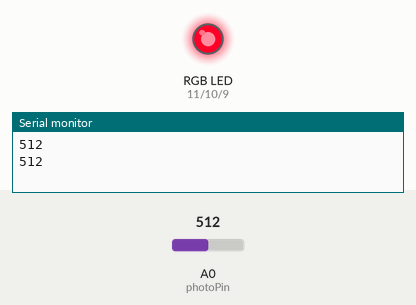
Simulated run of this sketch. Board: Arduino Uno, built with avr-gcc and run on an emulated ATmega328P. On the bench: an RGB LED mixed from three pins (HIGH = lit), the last lines printed to the serial monitor. The inputs (shaded band) are chosen by the test bench; at power-on: A0 (photoPin) = 512.

Above: at 11.25 s.
11.3 s: A0 (photoPin) set to 121
At 15.6 s:
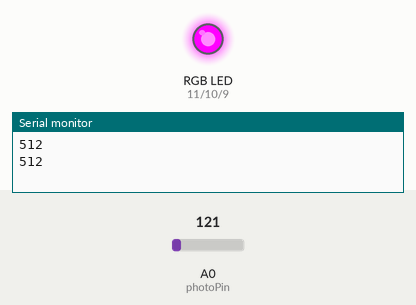
22.0 s: A0 (photoPin) set to 106
At 22.15 s:
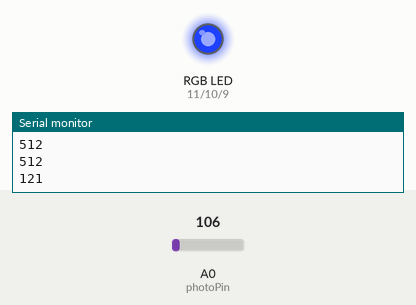
32.4 s: A0 (photoPin) set to 122
42.8 s: A0 (photoPin) set to 0
At 51.3 s:
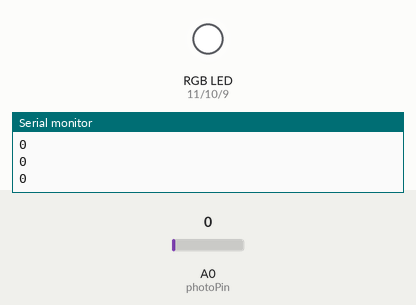
Timing chart, 0 to 52.8 s (numbered marks = the images above; inputs shaded):
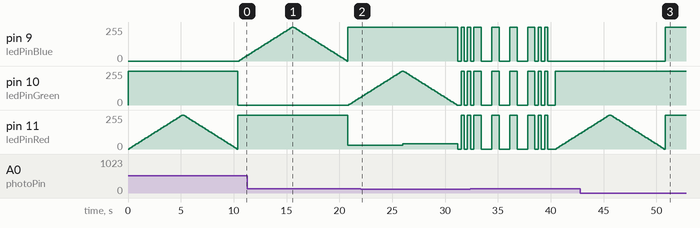

The sketch:

TY_cuteTrick.ino
```cpp
const int ledPinRed = 11;
const int ledPinGreen = 10;
const int ledPinBlue = 9;
const int photoPin = A0;
int photoState;

//range threshold
const int highRange = 110;
const int midRange = 75;
const int lowRange = 40;

//3 modes of gradient counting
int ledMode = 0;


void setup() {
  Serial.begin(9600);
  pinMode(ledPinRed, OUTPUT);
  pinMode(ledPinGreen, OUTPUT);
  pinMode(ledPinBlue, OUTPUT);
}

void loop() {

  photoState = analogRead(photoPin);
  Serial.println(photoState);

  if (photoState > highRange){
    //3 modes of gradient fading
    ledMode ++;
    if(ledMode < 4){
      setMode(ledMode);
    }
    if (ledMode > 3){
      ledMode = 0;
    }
  }  else if (photoState > midRange && photoState <= highRange){
    //SOS signal blink
    sos();
  } else if (photoState >= lowRange && photoState <= midRange){
    //disco ball
    rainbow();
  } else{
    //dark
       analogWrite(ledPinRed, 255);
       analogWrite(ledPinBlue, 255);
       analogWrite(ledPinGreen, 255);
  }
}


void sos (){
  //s
        analogWrite(ledPinRed, 0);
        analogWrite(ledPinBlue, 0);
        analogWrite(ledPinGreen, 0);
        delay(300);
        analogWrite(ledPinRed, 255);
        analogWrite(ledPinBlue, 255);
        analogWrite(ledPinGreen, 255);
        delay(300);
        analogWrite(ledPinRed, 0);
        analogWrite(ledPinBlue, 0);
        analogWrite(ledPinGreen, 0);
        delay(300);
        analogWrite(ledPinRed, 255);
        analogWrite(ledPinBlue, 255);
        analogWrite(ledPinGreen, 255);
        delay(300);
        analogWrite(ledPinRed, 0);
        analogWrite(ledPinBlue, 0);
        analogWrite(ledPinGreen, 0);
        delay(300);
        analogWrite(ledPinRed, 255);
        analogWrite(ledPinBlue, 255);
        analogWrite(ledPinGreen, 255);
        delay(700);
  //o
        analogWrite(ledPinRed, 0);
        analogWrite(ledPinBlue, 0);
        analogWrite(ledPinGreen, 0);
        delay(1000);
        analogWrite(ledPinRed, 255);
        analogWrite(ledPinBlue, 255);
        analogWrite(ledPinGreen, 255);
        delay(700);
        analogWrite(ledPinRed, 0);
        analogWrite(ledPinBlue, 0);
        analogWrite(ledPinGreen, 0);
        delay(1000);
        analogWrite(ledPinRed, 255);
        analogWrite(ledPinBlue, 255);
        analogWrite(ledPinGreen, 255);
        delay(700);
        analogWrite(ledPinRed, 0);
        analogWrite(ledPinBlue, 0);
        analogWrite(ledPinGreen, 0);
        delay(1000);
        analogWrite(ledPinRed, 255);
        analogWrite(ledPinBlue, 255);
        analogWrite(ledPinGreen, 255);
        delay(700);
   //s
        analogWrite(ledPinRed, 0);
        analogWrite(ledPinBlue, 0);
        analogWrite(ledPinGreen, 0);
        delay(300);
        analogWrite(ledPinRed, 255);
        analogWrite(ledPinBlue, 255);
        analogWrite(ledPinGreen, 255);
        delay(300);
        analogWrite(ledPinRed, 0);
        analogWrite(ledPinBlue, 0);
        analogWrite(ledPinGreen, 0);
        delay(300);
        analogWrite(ledPinRed, 255);
        analogWrite(ledPinBlue, 255);
        analogWrite(ledPinGreen, 255);
        delay(300);
        analogWrite(ledPinRed, 0);
        analogWrite(ledPinBlue, 0);
        analogWrite(ledPinGreen, 0);
        delay(700);
}

void rainbow(){
  //red
      analogWrite(ledPinRed, 0);
      analogWrite(ledPinBlue, 255);
      analogWrite(ledPinGreen, 255);
      delay(30);
  //orange
      analogWrite(ledPinRed, 0);
      analogWrite(ledPinBlue, 255);
      analogWrite(ledPinGreen, 200);
      delay(30);
  //yellow
      analogWrite(ledPinRed, 0);
      analogWrite(ledPinBlue, 255);
      analogWrite(ledPinGreen, 20);
      delay(30);
  //green
      analogWrite(ledPinRed, 255);
      analogWrite(ledPinBlue, 255);
      analogWrite(ledPinGreen, 0);
      delay(30);
 //cyan
      analogWrite(ledPinRed, 255);
      analogWrite(ledPinBlue, 20);
      analogWrite(ledPinGreen, 20);
      delay(30);
 //blue
      analogWrite(ledPinRed, 255);
      analogWrite(ledPinBlue, 0);
      analogWrite(ledPinGreen, 255);
      delay(30);
 //blue
      analogWrite(ledPinRed, 20);
      analogWrite(ledPinBlue, 70);
      analogWrite(ledPinGreen, 255);
      delay(30);

}

void setMode(int mode){
  //purple gradient
  if (mode == 1){
     for (int fadeValue = 0 ; fadeValue <= 255; fadeValue += 5) {
      analogWrite(ledPinRed, fadeValue);
      analogWrite(ledPinBlue, 0);
      analogWrite(ledPinGreen, 255);
      delay(100);
    }
    for (int fadeValue = 255 ; fadeValue >= 0; fadeValue -= 5) {
      analogWrite(ledPinRed, fadeValue);
      analogWrite(ledPinBlue, 0);
      analogWrite(ledPinGreen, 255);
      delay(100);
  }
 }
  //cyan gradient
  if (mode == 2){
     for (int fadeValue = 0 ; fadeValue <= 255; fadeValue += 5) {
      analogWrite(ledPinRed, 255);
      analogWrite(ledPinBlue, fadeValue);
      analogWrite(ledPinGreen, 0);
      delay(100);
    }
    for (int fadeValue = 255 ; fadeValue >= 0; fadeValue -= 5) {
      analogWrite(ledPinRed, 255);
      analogWrite(ledPinBlue, fadeValue);
      analogWrite(ledPinGreen, 0);
      delay(100);
  }
 }
  //orange gradient
  if (mode == 3){
     for (int fadeValue = 0 ; fadeValue <= 255; fadeValue += 5) {
      analogWrite(ledPinRed, 30);
      analogWrite(ledPinBlue, 255);
      analogWrite(ledPinGreen, fadeValue);
      delay(100);
    }
    for (int fadeValue = 255 ; fadeValue >= 0; fadeValue -= 5) {
      analogWrite(ledPinRed, 40);
      analogWrite(ledPinBlue, 255);
      analogWrite(ledPinGreen, fadeValue);
      delay(100);
  }
 }
 //OFF
  if (mode == 0){
      analogWrite(ledPinRed, 255);
      analogWrite(ledPinBlue, 255);
      analogWrite(ledPinGreen, 255);
     }
}
```

Measured:
- the behaviour switches between 111 and 110 on A0 (photoPin) (found by bisection; images 1 and 2)
- after the input at 42.8 s, pin 10 (ledPinGreen): stays 255/255 (without the input it goes to 0/255 after 8.0 s)
